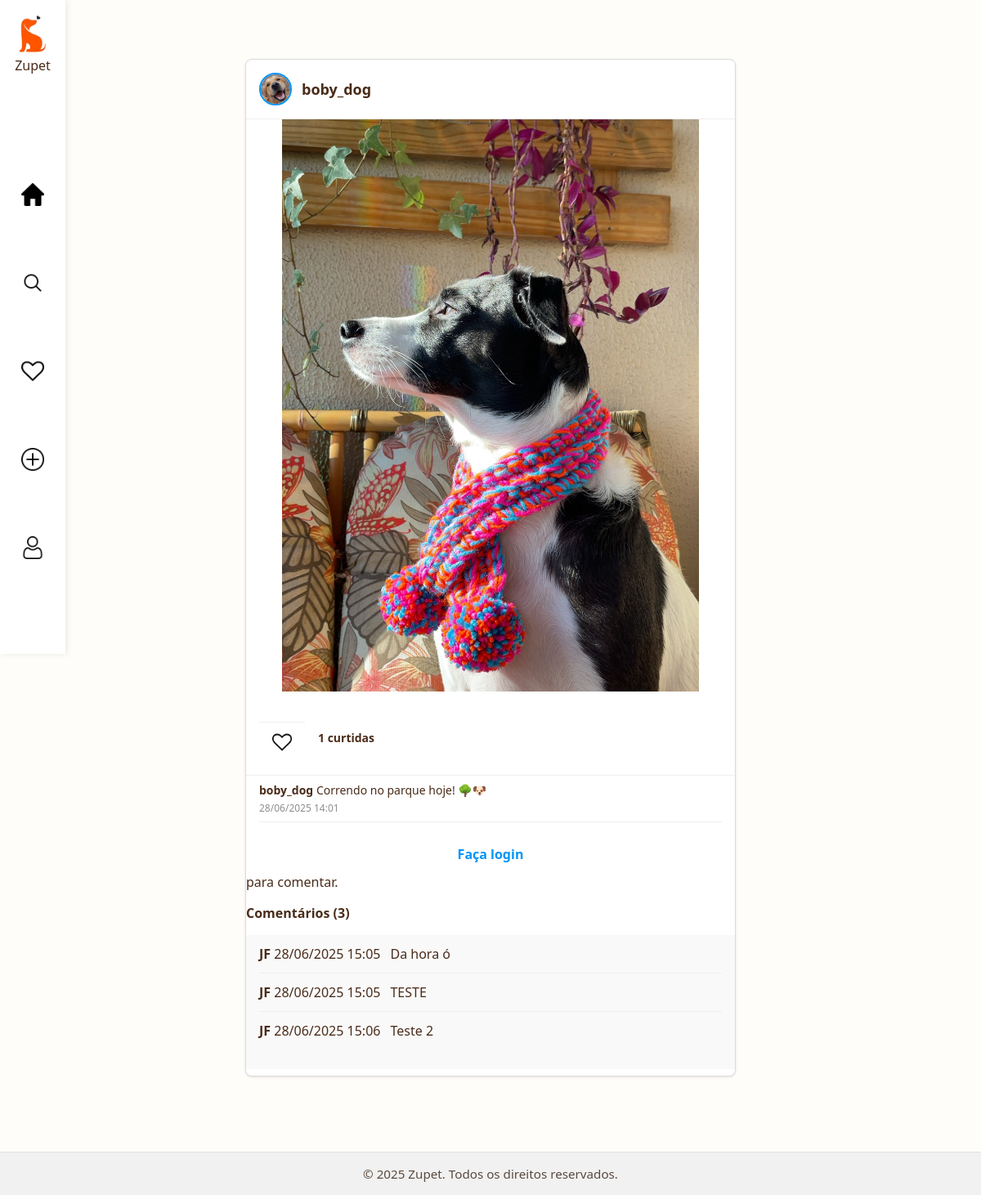
/post/1, run on the app's committed database.
### Dogram/models.py (models this page shows)
class User(database.Model, UserMixin):
    id = database.Column(database.Integer, primary_key=True)
    username = database.Column(database.String, nullable=False)
    email = database.Column(database.String, nullable=False, unique=True)
    password = database.Column(database.String, nullable=False)
    profile_pic = database.Column(database.String, nullable=False, default='default.jpg')
    story = database.Column(database.Boolean)
    favorites = database.relationship(
        'Post', secondary=favorites,
        backref='favorited_by', lazy='dynamic'
    )
    seguindo = database.relationship(
        'User', secondary=seguidores,
        primaryjoin=(seguidores.c.seguidor_id == id),
        secondaryjoin=(seguidores.c.seguido_id == id),
        backref=database.backref('seguidores', lazy='dynamic'),
        lazy='dynamic'
    )
    comments = database.relationship('Comment', backref='user', lazy=True)

class Post(database.Model):
    id = database.Column(database.Integer, primary_key=True)
    caption = database.Column(database.String, nullable=False)
    image_path = database.Column(database.String, nullable=False)
    date_posted = database.Column(database.DateTime, default=datetime.utcnow)
    user_id = database.Column(database.Integer, database.ForeignKey('user.id'), nullable=False)
    likes = database.Column(database.Integer, nullable=False, default=0)
    user = database.relationship('User', backref='posts', lazy=True)
    comments = database.relationship('Comment', backref='post', lazy=True, cascade='all, delete-orphan')

class Comment(database.Model):
    id = database.Column(database.Integer, primary_key=True)
    content = database.Column(database.Text, nullable=False)
    date_posted = database.Column(database.DateTime, default=datetime.utcnow)
    post_id = database.Column(database.Integer, database.ForeignKey('post.id'), nullable=False)
    user_id = database.Column(database.Integer, database.ForeignKey('user.id'), nullable=False)

### Dogram/routes.py (the view)
@app.route("/post/<int:post_id>")
def ver_post(post_id):
    post = Post.query.get_or_404(post_id)
    comentarios = Comment.query.filter_by(post_id=post.id).order_by(Comment.date_posted.asc()).all()
    return render_template("post.html", post=post, comentarios=comentarios)

### Dogram/templates/post.html (shortened to what this page needs)
{% extends "model.html" %}
{% block links %}
    <link rel="stylesheet" href="{{ url_for('static', filename='styles/general/header.css') }}">
    <link rel="stylesheet" href="{{ url_for('static', filename='styles/posts/post.css') }}">
    <link rel="stylesheet" href="{{ url_for('static', filename='styles/homepage/posts.css') }}">
{% endblock %}
{% block body %}
<header>
    {% include 'navbar.html' %}
</header>
<main>
    <div class="container">
        <h2>
            <img src="{{ url_for('static', filename='assets/profile/' ~ (post.user.profile_pic if post.user.profile_pic else 'default.jpg')) }}"
                alt="Perfil de {{ post.user.username }}"
                class="avatar">
            {{ post.user.username }}
        </h2>
        <img src="{{ url_for('static', filename='assets/posts/' ~ post.image_path) }}"
            alt="Imagem do Post"
            class="img-fluid">
        <div class="post-actions">
            <form method="POST" action="{{ url_for('curtir', post_id=post.id) }}">
                <button class="curtir-btn" data-post-id="{{ post.id }}">
                    {% if post.id in liked_post_ids %}
                        <img src="{{ url_for('static', filename='assets/icones/coracao-cheio.png') }}" alt="Descurtir">
                    {% else %}
                        <img src="{{ url_for('static', filename='assets/icones/coracao.png') }}" alt="Curtir">
                    {% endif %}
                </button>
            </form>
            <span class="likes-count">{{ post.likes }} curtidas</span>
        </div>
        <div class="post-info">
            <p><strong>{{ post.user.username }}</strong> {{ post.caption }}</p>
            <div class="post-meta">
                <span>{{ post.date_posted.strftime('%d/%m/%Y %H:%M') }}</span>
            </div>
        </div>
        <hr>
        {% if current_user.is_authenticated %}
        <form method="POST" action="{{ url_for('comentar', post_id=post.id) }}">
            <input type="hidden" name="csrf_token" value="{{ csrf_token() }}">
            <textarea name="conteudo" placeholder="Escreva um comentário..." required></textarea>
            <button type="submit" class="btn" disabled>Publicar</button>
        </form>
        {% else %}
        <p><a href="{{ url_for('login') }}">Faça login</a> para comentar.</p>
        {% endif %}
        <h4>Comentários ({{ comentarios|length }})</h4>
        <div class="comentarios">
            {% for comentario in comentarios %}
                <div>
                    <p>
                        <strong>{{ comentario.user.username }}</strong>
                        <span>{{ comentario.date_posted.strftime('%d/%m/%Y %H:%M') }}</span>
                    </p>
                    <p>{{ comentario.content }}</p>
                </div>
            {% else %}
                <p class="sem-comentarios">Sem comentários ainda.</p>
            {% endfor %}
        </div>
    </div>
</main>
{% endblock %}

### Dogram/templates/model.html (shortened to what this page needs)
<!DOCTYPE html>
<html lang="pt-BR">
<head>
    <link rel="stylesheet" href="{{ url_for('static', filename='styles/css/footer.css') }}">
    {% block links %}
    {% endblock %}
</head>
<body>
    {% block body %}{% endblock %}
    <footer>
        <p>&copy; 2025 Zupet. Todos os direitos reservados.</p>
    </footer>
</body>
</html>

### Dogram/templates/navbar.html
<nav>
    <div class="logo">
        <img src="{{ url_for('static', filename='assets/icones/logo.png') }}" alt="Logo cachorrinho">
        <span class="brand-name">Zupet</span>
    </div>
    <div class="main-nav">
        <ul>
            <li><a href="{{ url_for('homepage') }}"><img src="{{ url_for('static', filename='assets/icones/casa.png') }}" alt="Início"></a></li>
            <li><a href="#"><img src="{{ url_for('static', filename='assets/icones/lupa.png') }}" alt="Buscar amigos peludos"></a></li>
            <li><a href="{{ url_for('favoritos') }}"><img src="{{ url_for('static', filename='assets/icones/coracao.png') }}" alt="Curtidas"></a></li>
            <li><a href="{{ url_for('publicar') }}"><img src="{{ url_for('static', filename='assets/icones/mais.png') }}" alt="Adicionar Post ou História"></a></li>
            <li>
                {% if current_user.is_authenticated %}
                    <a href="{{ url_for('perfil', username=current_user.username) }}">
                        <img src="{{ url_for('static', filename='assets/icones/perfil.png') }}" alt="Ver perfil">
                    </a>
                {% else %}
                    <a href="{{ url_for('login') }}">
                        <img src="{{ url_for('static', filename='assets/icones/perfil.png') }}" alt="Criar conta">
                    </a>
                {% endif %}
            </li>
        </ul>
    </div>
</nav>

### Dogram/static/styles/css/footer.css (style rules this page uses)
* { margin: 0; padding: 0; box-sizing: border-box; }
html, body { height: 100%; font-family: 'Segoe UI', Tahoma, Geneva, Verdana, sans-serif; background-color: #fffdf9; color: #4a2c1a; }
body { display: flex; flex-direction: column; min-height: 100vh; }
main { flex: 1; padding: 2rem; }
footer { background-color: #f1f1f1; color: #5a4a3f; padding: 1rem; text-align: center; font-size: 0.95rem; border-top: 1px solid #e0e0e0; }

### Dogram/static/styles/general/header.css (style rules this page uses)
* { margin: 0; padding: 0; box-sizing: border-box; }
nav { display: flex; flex-direction: column; align-items: center; width: 80px; height: 100vh; position: fixed; top: 0; left: 0; background-color: #ffffff; box-shadow: 2px 0 8px rgba(0, 0, 0, 0.08); z-index: 1000; transition: all 0.3s ease; padding-top: 1rem; }
.logo { width: 100%; text-align: center; margin-bottom: 1rem; }
.logo img { width: 48px; height: auto; max-height: 48px; object-fit: contain; }
.main-nav { width: 100%; flex: 1; display: flex; justify-content: center; align-items: center; }
.main-nav ul { list-style: none; padding: 0; margin: 0; display: flex; flex-direction: column; align-items: center; justify-content: center; gap: 80px; width: 100%; }
.main-nav li a { display: flex; justify-content: center; align-items: center; transition: transform 0.2s ease; }
.main-nav li a img { width: 28px; height: 28px; }

### Dogram/static/styles/posts/post.css (style rules this page uses)
.container { max-width: 600px; width: 100%; margin: 40px auto 60px; background-color: #fff; border: 1px solid #dbdbdb; border-radius: 8px; box-shadow: 0 1px 3px rgba(0,0,0,0.1); overflow: hidden; display: flex; flex-direction: column; }
.container > * { margin-bottom: 16px; }
.container h2 { display: flex; align-items: center; gap: 12px; font-size: 18px; font-weight: 600; padding: 16px; border-bottom: 1px solid #efefef; margin-bottom: 0; }
.avatar { width: 40px; height: 40px; border-radius: 50%; object-fit: cover; border: 2px solid #0095f6; }
.img-fluid { width: 100%; height: 700px; object-fit: contain; display: block; transition: filter 0.3s ease; margin-bottom: 12px; }
.post-actions { display: flex; align-items: center; gap: 16px; padding: 12px 16px; border-bottom: 1px solid #efefef; margin-bottom: 8px; }
.likes-count { font-weight: 600; font-size: 14px; }
.post-info { padding: 0 16px; margin-bottom: 8px; }
.post-info p { margin-bottom: 4px; font-size: 14px; line-height: 1.4; }
.post-meta { font-size: 12px; color: #8e8e8e; }
hr { margin: 0 16px; border: none; border-top: 1px solid #efefef; }
.comentarios { max-height: 250px; overflow-y: auto; padding: 12px 16px; background-color: #f9f9f9; margin-bottom: 8px; }
.comentarios > div { display: flex; align-items: flex-start; gap: 12px; margin-bottom: 12px; padding-bottom: 12px; border-bottom: 1px solid #eee; }
.comentarios > div:last-child { border-bottom: none; }
form { display: flex; align-items: center; gap: 12px; padding: 12px 16px; border-top: 1px solid #efefef; margin-top: 12px; }
.container > p a { display: block; padding: 12px 16px; text-decoration: none; color: #0095f6; font-weight: 600; text-align: center; }

### Dogram/static/styles/homepage/posts.css (style rules this page uses)
.avatar { width: 40px; height: 40px; border-radius: 50%; object-fit: cover; }
.post-actions { display: flex; gap: 1rem; padding: 0.8rem 1rem; }
.post-actions img { width: 24px; height: 24px; cursor: pointer; }
.post-actions button { background-color: transparent; border: 0; }

### data on the page
User: profile_pic (picture), user.username "boby_dog"
Post: image_path (picture), likes "1", caption "Correndo no parque hoje! 🌳🐶", date_posted "28/06/2025 14:01"
Comment: user.username "JF", date_posted "28/06/2025 15:05", content "Da hora ó"
Comment: user.username "JF", date_posted "28/06/2025 15:05", content "TESTE"
Comment: user.username "JF", date_posted "28/06/2025 15:06", content "Teste 2"

### other printed values
{{ comentarios|length }} "3"
